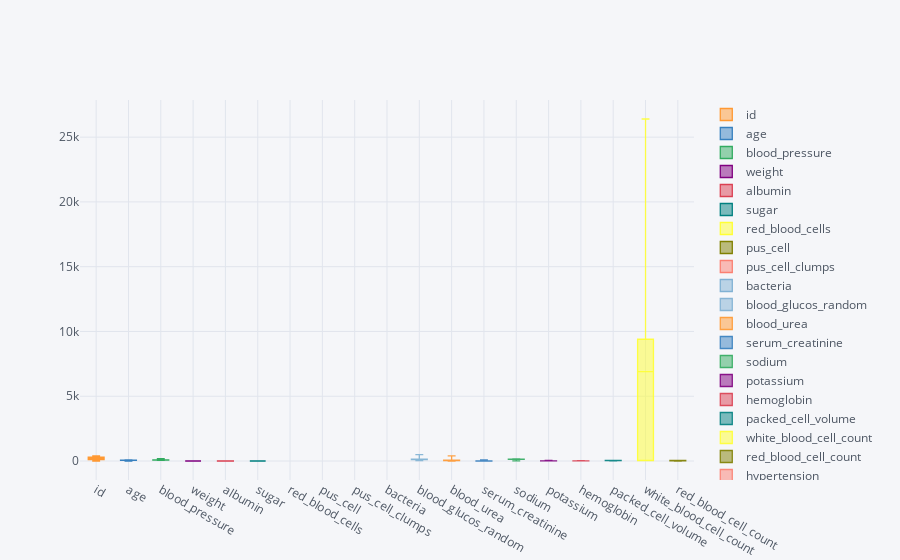

Notebook code cell kept with this figure:
### Markdown cell above
Some boxplots, of the data, here comes again the strength of plotly to hand, we can simply zoom in to whichever boxplot we would like to have a closer look, try it out:

### Code cell
data.iplot(kind='box')

### Figure 1 — Plotly figure (JSON) as saved in the notebook; plotly's stock layout.template omitted (floating-point values rounded to 4 significant figures; data arrays with more than 128 entries replaced by an {"elided": "..."} marker saying what was removed)
{"data": [{"boxpoints": false, "line": {"width": 1.3}, "marker": {"color": "rgba(255, 153, 51, 1.0)"}, "name": "id", "orientation": "v", "type": "box", "uid": "f7097eec-614b-4343-8b51-1511af94dddd", "y": {"elided": "400 float values"}}, {"boxpoints": false, "line": {"width": 1.3}, "marker": {"color": "rgba(55, 128, 191, 1.0)"}, "name": "age", "orientation": "v", "type": "box", "uid": "f7bfd6d5-8044-40f8-b7dd-95145f0d3d8e", "y": {"elided": "400 float values"}}, {"boxpoints": false, "line": {"width": 1.3}, "marker": {"color": "rgba(50, 171, 96, 1.0)"}, "name": "blood_pressure", "orientation": "v", "type": "box", "uid": "db0126e8-4241-4161-9c4b-d607878f6b24", "y": {"elided": "400 float values"}}, {"boxpoints": false, "line": {"width": 1.3}, "marker": {"color": "rgba(128, 0, 128, 1.0)"}, "name": "weight", "orientation": "v", "type": "box", "uid": "8cee928c-4203-4196-8e31-ed21c569aaa4", "y": {"elided": "400 float values"}}, {"boxpoints": false, "line": {"width": 1.3}, "marker": {"color": "rgba(219, 64, 82, 1.0)"}, "name": "albumin", "orientation": "v", "type": "box", "uid": "178e8fd7-be1b-4807-a380-e47e21a6822b", "y": {"elided": "400 float values"}}, {"boxpoints": false, "line": {"width": 1.3}, "marker": {"color": "rgba(0, 128, 128, 1.0)"}, "name": "sugar", "orientation": "v", "type": "box", "uid": "230e299d-9648-4aad-bcbf-d8638a80b1b3", "y": {"elided": "400 float values"}}, {"boxpoints": false, "line": {"width": 1.3}, "marker": {"color": "rgba(255, 255, 51, 1.0)"}, "name": "red_blood_cells", "orientation": "v", "type": "box", "uid": "350fdeb1-36a2-4ba1-b60e-e3586ebc401e", "y": {"elided": "400 str values"}}, {"boxpoints": false, "line": {"width": 1.3}, "marker": {"color": "rgba(128, 128, 0, 1.0)"}, "name": "pus_cell", "orientation": "v", "type": "box", "uid": "f050e808-0dbd-4ec4-bb42-384beb6b3970", "y": {"elided": "400 str values"}}, {"boxpoints": false, "line": {"width": 1.3}, "marker": {"color": "rgba(251, 128, 114, 1.0)"}, "name": "pus_cell_clumps", "orientation": "v", "type": "box", "uid": "5500a694-cf3c-42fb-95be-db5ba12c515b", "y": {"elided": "400 str values"}}, {"boxpoints": false, "line": {"width": 1.3}, "marker": {"color": "rgba(128, 177, 211, 1.0)"}, "name": "bacteria", "orientation": "v", "type": "box", "uid": "70ab30f7-3d81-41b6-83b9-ab9beeea3b93", "y": {"elided": "400 str values"}}, {"boxpoints": false, "line": {"width": 1.3}, "marker": {"color": "rgba(128, 177, 211, 0.8999999999999999)"}, "name": "blood_glucos_random", "orientation": "v", "type": "box", "uid": "f33e9f11-fbc3-408d-874b-79a0c629e654", "y": {"elided": "400 float values"}}, {"boxpoints": false, "line": {"width": 1.3}, "marker": {"color": "rgba(255, 153, 51, 0.8999999999999999)"}, "name": "blood_urea", "orientation": "v", "type": "box", "uid": "2b5be081-c78a-40d8-a83c-d414bc060ac0", "y": {"elided": "400 float values"}}, {"boxpoints": false, "line": {"width": 1.3}, "marker": {"color": "rgba(55, 128, 191, 0.8999999999999999)"}, "name": "serum_creatinine", "orientation": "v", "type": "box", "uid": "5d603607-6874-416b-abb4-6a89ce50a5ce", "y": {"elided": "400 float values"}}, {"boxpoints": false, "line": {"width": 1.3}, "marker": {"color": "rgba(50, 171, 96, 0.8999999999999999)"}, "name": "sodium", "orientation": "v", "type": "box", "uid": "d3da8d13-2e58-4d1d-9633-77e8d79ff090", "y": {"elided": "400 float values"}}, {"boxpoints": false, "line": {"width": 1.3}, "marker": {"color": "rgba(128, 0, 128, 0.8999999999999999)"}, "name": "potassium", "orientation": "v", "type": "box", "uid": "827b40e7-fe77-412d-82e9-78b65620e530", "y": {"elided": "400 float values"}}, {"boxpoints": false, "line": {"width": 1.3}, "marker": {"color": "rgba(219, 64, 82, 0.8999999999999999)"}, "name": "hemoglobin", "orientation": "v", "type": "box", "uid": "c3fddd2d-2e08-4cd9-8c4c-8231c416eaeb", "y": {"elided": "400 float values"}}, {"boxpoints": false, "line": {"width": 1.3}, "marker": {"color": "rgba(0, 128, 128, 0.8999999999999999)"}, "name": "packed_cell_volume", "orientation": "v", "type": "box", "uid": "ed4142d3-a012-4d9c-81b5-a49885b90f1e", "y": {"elided": "400 float values"}}, {"boxpoints": false, "line": {"width": 1.3}, "marker": {"color": "rgba(255, 255, 51, 0.8999999999999999)"}, "name": "white_blood_cell_count", "orientation": "v", "type": "box", "uid": "6612d330-6965-487e-acdd-4bc054750256", "y": {"elided": "400 float values"}}, {"boxpoints": false, "line": {"width": 1.3}, "marker": {"color": "rgba(128, 128, 0, 0.8999999999999999)"}, "name": "red_blood_cell_count", "orientation": "v", "type": "box", "uid": "d9d32148-70ff-4e1f-bb5e-2c22de0b6354", "y": {"elided": "400 float values"}}, {"boxpoints": false, "line": {"width": 1.3}, "marker": {"color": "rgba(251, 128, 114, 0.8999999999999999)"}, "name": "hypertension", "orientation": "v", "type": "box", "uid": "ed1a0973-3f64-4bac-b68d-cd13113418ab", "y": {"elided": "400 str values"}}, {"boxpoints": false, "line": {"width": 1.3}, "marker": {"color": "rgba(251, 128, 114, 0.7999999999999998)"}, "name": "diabetes_mellitus", "orientation": "v", "type": "box", "uid": "86e8c607-dfe9-4509-bcc1-66bb02463c12", "y": {"elided": "400 str values"}}, {"boxpoints": false, "line": {"width": 1.3}, "marker": {"color": "rgba(128, 177, 211, 0.7999999999999998)"}, "name": "coronary_artery_disease", "orientation": "v", "type": "box", "uid": "ca88c47e-bc8e-47d1-bec6-7e06d8034b19", "y": {"elided": "400 str values"}}, {"boxpoints": false, "line": {"width": 1.3}, "marker": {"color": "rgba(255, 153, 51, 0.7999999999999998)"}, "name": "appetite", "orientation": "v", "type": "box", "uid": "b20a3cd9-6076-452b-979f-d4297450ea99", "y": {"elided": "400 str values"}}, {"boxpoints": false, "line": {"width": 1.3}, "marker": {"color": "rgba(55, 128, 191, 0.7999999999999998)"}, "name": "pedal_edema", "orientation": "v", "type": "box", "uid": "39756615-ae75-4775-a1dc-964e8f63c51c", "y": {"elided": "400 str values"}}, {"boxpoints": false, "line": {"width": 1.3}, "marker": {"color": "rgba(50, 171, 96, 0.7999999999999998)"}, "name": "anemia", "orientation": "v", "type": "box", "uid": "02897a88-60b2-44d6-a130-31b6459ad1f4", "y": {"elided": "400 str values"}}, {"boxpoints": false, "line": {"width": 1.3}, "marker": {"color": "rgba(128, 0, 128, 0.7999999999999998)"}, "name": "classification", "orientation": "v", "type": "box", "uid": "49fed057-041c-4988-ab5e-08726e3dd04a", "y": {"elided": "400 str values"}}], "layout": {"legend": {"bgcolor": "#F5F6F9", "font": {"color": "#4D5663"}}, "paper_bgcolor": "#F5F6F9", "plot_bgcolor": "#F5F6F9", "title": {"font": {"color": "#4D5663"}}, "xaxis": {"gridcolor": "#E1E5ED", "showgrid": true, "tickfont": {"color": "#4D5663"}, "title": {"font": {"color": "#4D5663"}, "text": ""}, "zerolinecolor": "#E1E5ED"}, "yaxis": {"gridcolor": "#E1E5ED", "showgrid": true, "tickfont": {"color": "#4D5663"}, "title": {"font": {"color": "#4D5663"}, "text": ""}, "zerolinecolor": "#E1E5ED"}}}
